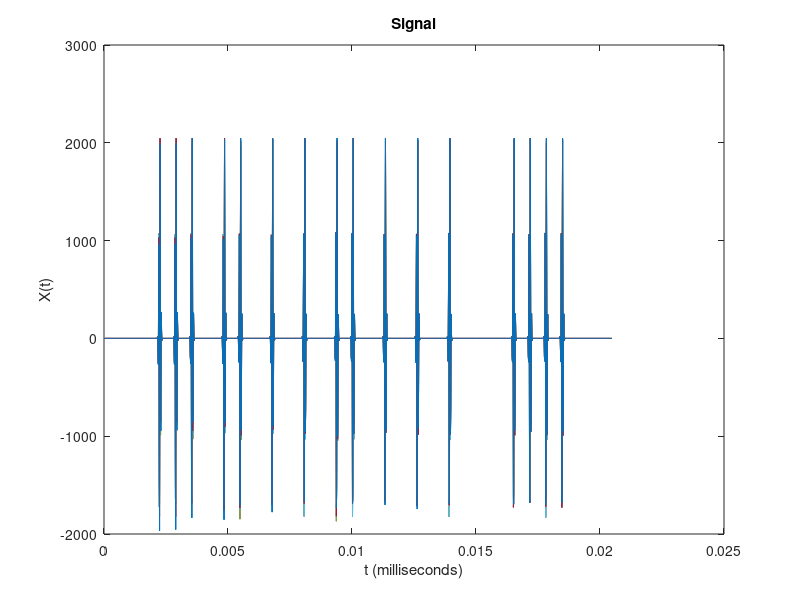
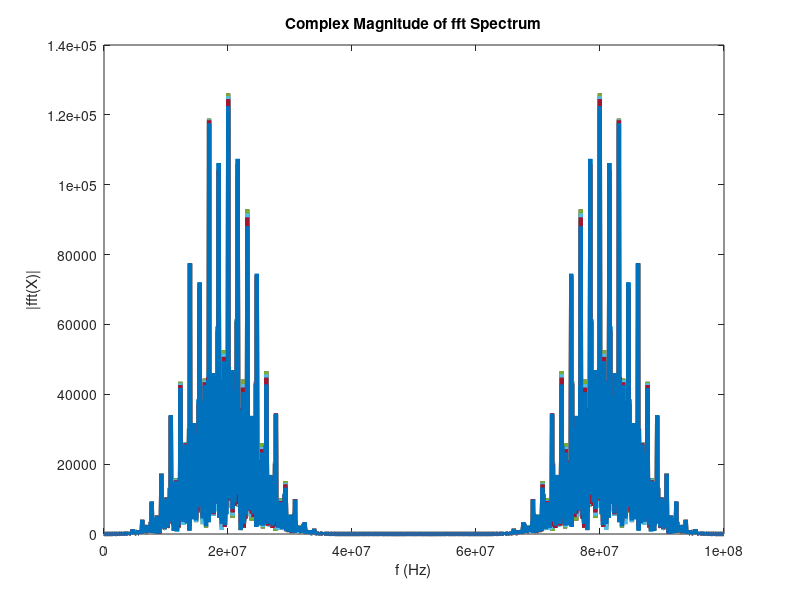

These figures' MATLAB source, in order: (Note: this script raises an error after producing the figures.)

load Student_data.mat
Fs = f_adc;            % Sampling frequency                    
T = 1/Fs;             % Sampling period
X = raw_data_full';
L1 = length(X);             % Length of signal
L2 = length(ind_dels);
t1 = (0:L1-1)*T;        % Time vector
t2 = (0:L2-1)*T;

figure(1)
plot(1000*t1,X)
title("Signal")
xlabel("t (milliseconds)")
ylabel("X(t)")


Y = fft(X);

figure(2)
plot(Fs/L1*(0:L1-1),abs(Y),"LineWidth",3)
title("Complex Magnitude of fft Spectrum")
xlabel("f (Hz)")
ylabel("|fft(X)|")


Fs = 300;  % Sampling Frequency

Fpass = 45;              % Passband Frequency
Fstop = 50;              % Stopband Frequency
Dpass = 0.057501127785;  % Passband Ripple
Dstop = 0.001;           % Stopband Attenuation
dens  = 20;              % Density Factor

% Calculate the order from the parameters using FIRPMORD.
[N, Fo, Ao, W] = firpmord([Fpass, Fstop]/(Fs/2), [1 0], [Dpass, Dstop]);

% Calculate the coefficients using the FIRPM function.
b  = firpm(N, Fo, Ao, W, {dens});
Hd = dfilt.dffir(b);

Z=X(1:length(ind_dels), 1:8)';

%G=filter(Hd, Z, 1);
G=Z;

V=X(ind_dels);

A=sum(V)/8/2048;



figure(3)
plot(1000*t2,A)
title("Signal")
xlabel("t (milliseconds)")
ylabel("X(t)")


max_ind_diff=max(ind_dels(1)-ind_dels(4));

max(raw_data_full(1, :))
min(raw_data_full(1, :))
raw_data_bits = int2bit(raw_data_full ,16);
raw = reshape(raw_data_bits,2048,128)

raw_data_bits1=int2bit(-1*raw_data_full(1, :), 16);

%signals_array={raw_data_bits(1) raw_data_bits(2)};
A1 = [12 5];
N1 = 4;
B1 = int2bit(A1, N1)


